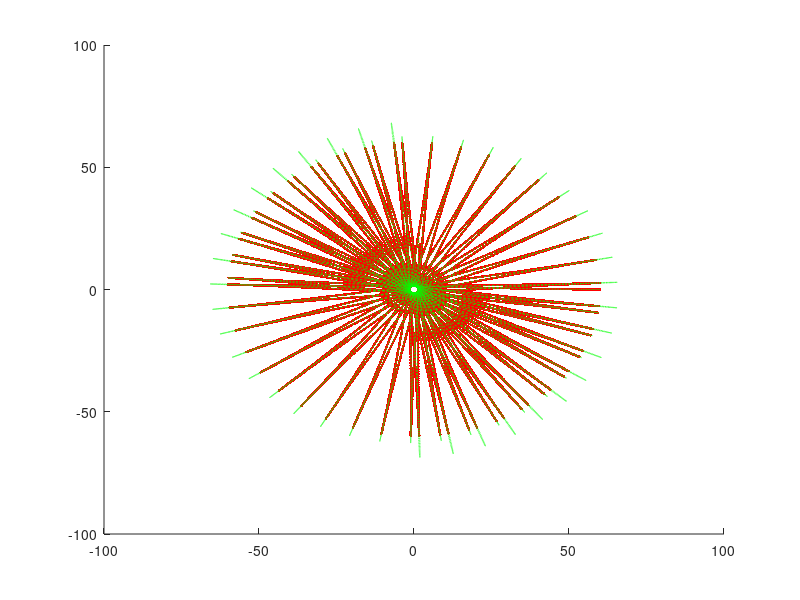

Write the MATLAB code that produced this figure.
clc;
clear all;
close all;

%Zadanie 1
load('data2.mat');

%x'' = a11 *x' + a12 *y' + a13*x + a14 *y
%y'' = a21 *x' + a22 *y' + a23*x + a24 *y

%          x''         y''
X = [data2(:,1) data2(:,2)]';

%           a1*x'     a2*y'      a3*x          a4*y
Z = [data2(:,3), data2(:,4), data2(:,5), data2(:,6)]';

Rs = X*Z';
Ps = Z*Z';
A1 = Rs*Ps ^-1; %A1 = [a11 a12 a13 a14; a21 a22 a23 a24];

%Testowanie modelu
load('data1.mat');

%x'' = a11       *x'      + a12         *y' +     a13    * x     +    a14     *y
x2 = A1(1,1) * data1(:,3) + A1(1,2)*data1(:,4) + A1(1,3)*data1(:,5) + A1(1,4) * data1(:,6);
%y'' = a21 *x' + a22 *y' + a23*x + a24 *y
y2 = A1(2,1) * data1(:,3) + A1(2,2)*data1(:,4) + A1(2,3)*data1(:,5) + A1(2,4) * data1(:,6);

mse_x = mean((x2 - data1(:,1)) .^2);
mse_y = mean((y2 - data1(:,2)) .^2);
mse1 = (mse_x + mse_y) / 2;



%Zadanie 2

%           a1*x'     a2*y'      a3*x          a4*y      a5x'y'

Z = [data2(:,3).^2, data2(:,4).^2, data2(:,5), data2(:,6), data2(:,3) .* data2(:,4)]';
Rs = X*Z';
Ps = Z*Z';
A2 = Rs*Ps ^-1;

x3 = A2(1,1) * data1(:,3).^2 + A2(1,2)*data1(:,4).^2 + A2(1,3)*data1(:,5) + A2(1,4) * data1(:,6) + A2(1,5) * data1(:,3) .* data1(:,4);
y3 = A2(2,1) * data1(:,3).^2 + A2(2,2)*data1(:,4).^2 + A2(2,3)*data1(:,5) + A2(2,4) * data1(:,6) + A2(2,5) * data1(:,3) .* data1(:,4);

Rs = X*Z';
Ps = Z*Z';
A2 = Rs*Ps ^-1;

mse_x = mean((x3 - data1(:,1)) .^2);
mse_y = mean((y3 - data1(:,2)) .^2);
mse_2 = (mse_x + mse_y) / 2




%Zadanie 3

h = 2^-8;
t = 500;

%Warunki początkowe
x0(1) = data1(1,5);
y0(1) = data1(1,6);
x1(1) = data1(1,3);
y1(1) = data1(1,4);

x2(1) = A1(1,1) * x1(end) + A1(1,2)*y1(end) + A1(1,3)*x0(end) + A1(1,4) * y0(end);
y2(1) = A1(2,1) * x1(end) + A1(2,2)*y1(end) + A1(2,3)*x0(end) + A1(2,4) * y0(end);

for i = h:h:t
    x0(end+1) = x0(end) + h*x1(end);
    y0(end+1) = y0(end) + h*y1(end);

    x1(end+1) = x1(end) + h*x2(end);
    y1(end+1) = y1(end) + h*y2(end);

    x2(end+1) = A1(1,1) * x1(end) + A1(1,2)*y1(end) + A1(1,3)*x0(end) + A1(1,4) * y0(end);
    y2(end+1) = A1(2,1) * x1(end) + A1(2,2)*y1(end) + A1(2,3)*x0(end) + A1(2,4) * y0(end);
end

figure;
hold on;

plot(data1(:,5), data1(:,6), 'r.')
plot(x0, y0, 'g--')
